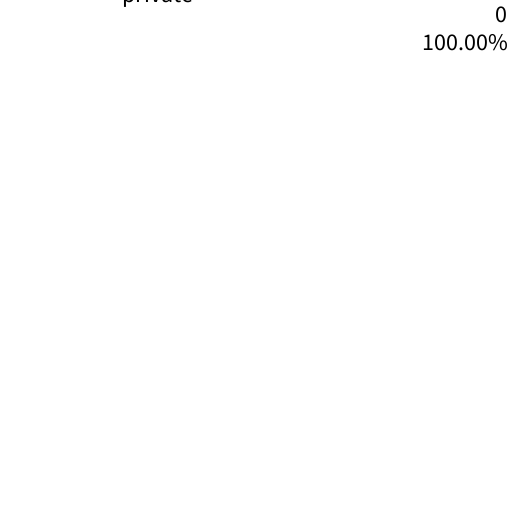
Frame 1 (no input)
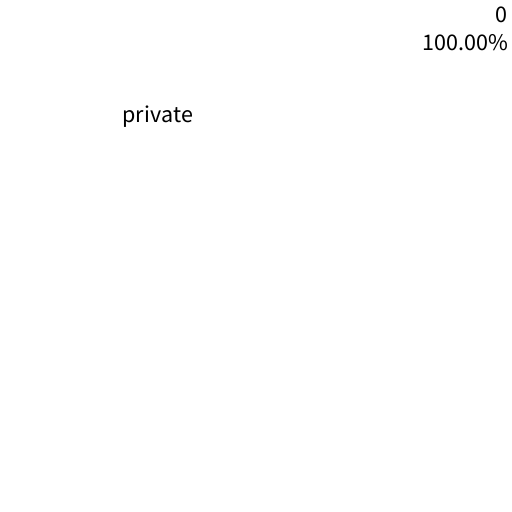
Frame 60 (the mouse pressed at the canvas centre just before this capture)
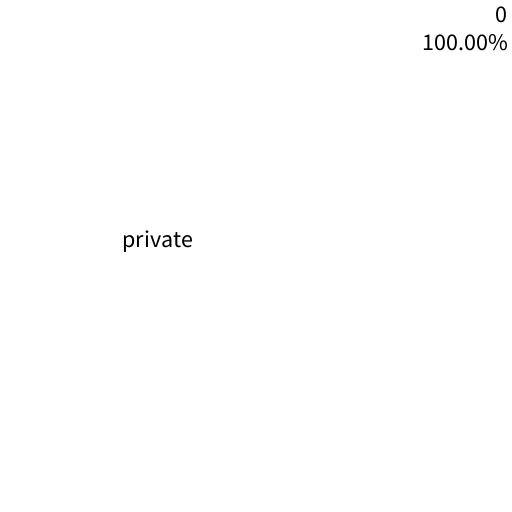
Frame 120 (the mouse held since frame 60 and released just before this capture)

The Processing sketch that drew these frames (run headless with seeded random() and noise(); from frame 60 on, the mouse is pressed at the canvas centre):

// Processing sketch: textGame
// ── textGame.pde
ArrayList<TextItem> textItems = new ArrayList<TextItem>();
String[] words = {"hello", "world", "the", "quick", "brown", "fox", "jumped", "over", "the", "lazy", "dog", "among", "us", "processing", "is", "awesome", "and", "better", "than", "python", "help", "cannot", "think", "of", "more", "words", "suspicious", "computer", "science", "class", "is", "pretty", "cool", "int", "boolean", "string", "array", "void", "float", "for", "if", "while", "else", "public", "private", "dictionary", "object", "hashmap", "list", "pointer", "variable", "monkey", "programming", "is", "fun", "hooray", "angry", "donald", "saxophone", "british", "fish", "quite", "stupid", "innit", "git", "init", "setup", "draw", "recursion"};
int index = 0;
int wait = 0;
int score = 0;
int frame = 0;
int letters = 0;
int wrong = 0;
boolean dead = false;

void setup() {
    size(512, 512);
}

void draw() {
    background(255);

    if (wait <= 0){
        textItems.add(new TextItem(words[int(random(0, words.length))], random(50, width - 50)));
        wait = int(random(max(60 - frame * 0.01, 10), max(150 - frame * 0.01, 15)));
    }

    for (TextItem textItem: textItems) {
        textItem.update();
    }

    fill(0, 255, 0);
    if (textItems.size() > 0 && index - 1 >= 0) {
        TextItem activeItem = textItems.get(0);
        text(activeItem.text.substring(0, index), activeItem.x - textWidth(activeItem.text.substring(index)) / 2, activeItem.y);
    }

    fill(0);
    textAlign(RIGHT, TOP);
    textSize(24);
    text(score + "\n" + nf(100 - (float(wrong) / max(letters, 1)) * 100, 0, 2) + "%", width - 5, 5);
    wait--;
    frame++;
}

class TextItem {
    String text;
    float x, y = 0;

    TextItem(String t, float initX) {
        text = t;
        x = initX;
    }

    public void update() {
        y += min(2.5, 2 + frame * 0.001);
        textAlign(CENTER);
        
        if (y >= height) {
            noLoop();
            dead = true;
            textSize(32);
            fill(#FF1111);
            text("You lose", width/2, height/2);
        }

        fill(0);
        textSize(24);
        text(text, x, y);
    }
}

void keyTyped() {
    if (textItems.size() > 0 && !dead){
        letters++;
        if (key == textItems.get(0).text.charAt(index)) {
            index++;
            if (index == textItems.get(0).text.length()) {
                textItems.remove(0);
                index = 0;
                score++;
            }
        } else {
            wrong++;
            for (TextItem textItem: textItems) {
                textItem.y += 10;
                wait = int(wait / 2);
            }
        }
    }
}
